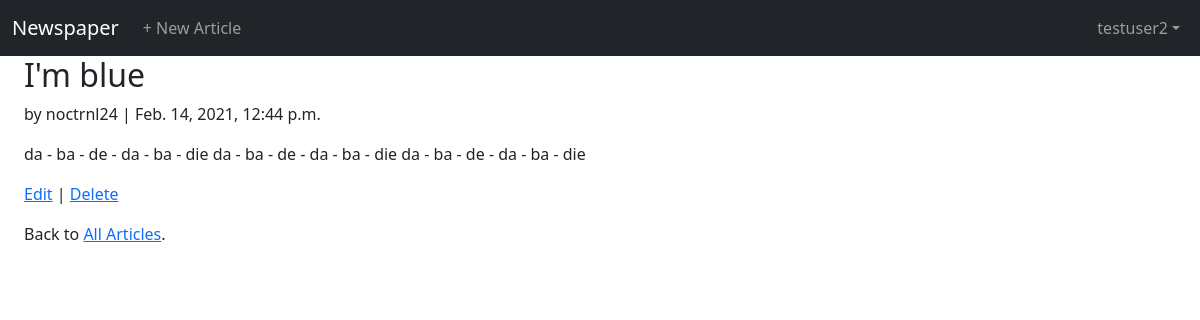
Page /articles/5/ (signed in) on the committed database.
### accounts/models.py (models this page shows)
class CustomUser(AbstractUser):
    age = models.PositiveIntegerField(null=True, blank=True)

### articles/models.py (models this page shows, shortened)
class Article(models.Model):
    title = models.CharField(max_length=255)
    body = models.TextField()
    date = models.DateTimeField(auto_now_add=True)
    author = models.ForeignKey(get_user_model(), on_delete=models.CASCADE,)

### articles/views.py (the view)
# urls.py: path('<int:pk>/', ArticleDetailView.as_view(), name='article_detail'),
class ArticleDetailView(LoginRequiredMixin, DetailView):
    model = Article
    template_name = 'article_detail.html'
    context_object_name = 'article'

### templates/article_detail.html (shortened to what this page needs)
{% extends 'base.html' %}
{% block content %}
<div class="container-fluid">
<div class="article-entry">
		<h2>{{ article.title }}</h2>
		<p> by {{ article.author }} | {{ article.date }}</p>
		<p>{{ article.body }}</p>
</div>
<p><a href="{%url 'article_edit' article.pk %}">Edit</a> |
	 <a href="{% url 'article_delete' article.pk %}">Delete</a></p>
<p>Back to <a href="{% url 'article_list' %}">All Articles</a>.</p>
</div>
</div>
{% endblock content %}

### templates/base.html (shortened to what this page needs)
{% load static %}
<html>
<head>
	<link href="https://cdn.jsdelivr.net/npm/bootstrap@5.0.0-beta2/dist/css/bootstrap.min.css"
				rel="stylesheet"
>
</head>
<body>
	<nav class="navbar navbar-expand-lg navbar-dark bg-dark">
		<div class="container-fluid">
		<a class="navbar-brand" href="{% url 'home' %}">Newspaper</a>
			{% if user.is_authenticated %}
				<div class="collapse navbar-collapse">
				<ul class ="navbar-nav">
					<li class="nav-item">
						<a class="nav-link" href="{% url 'article_new' %}">+ New Article</a>
					</li>
				</ul>
				</div>
				<ul class="navbar-nav ml-auto">
					<li class="nav-item dropdown">
        			  		<a class="nav-link dropdown-toggle" href="#" id="navbarDropdown" role="button" data-bs-toggle="dropdown" aria-expanded="false">{{ user.username }}</a>
        			</li>
        		</ul>
				{% else %}
					<form class="justify-content-end">
						<a href="{% url 'login' %}" class="btn btn-outline-secondary">Log In</a>
						<a href="{% url 'signup' %}" class="btn btn-primary ml-2">Sign Up</a>
					</form>
				{% endif %}
		</div>
	</nav>
	<main>
		<div class="container-fluid">
		{% block content %}
		{% endblock content %}
	</main>
</body>
</html>

### rows in the picture
CustomUser: username "testuser2"
Article: title "I'm blue", author "noctrnl24", date "Feb. 14, 2021, 12:44 p.m.", body "da - ba - de - da - ba - die da - ba - de - da - ba - die da - ba - de - da - ba - die"
